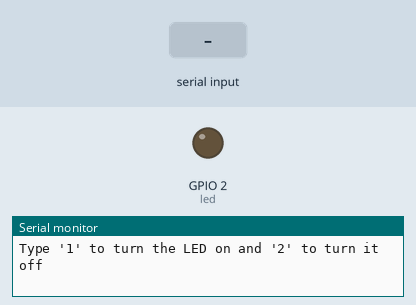
Simulated run of this program. Board: ESP32. Shown: output pins drawn as LEDs (lit = HIGH), the last lines printed to the serial monitor. Dashed ring = blinking. The test bench sets the inputs (shaded band).

Above: at 1.2 s.
1.3 s: "3\n" received over Serial
At 1.4 s:
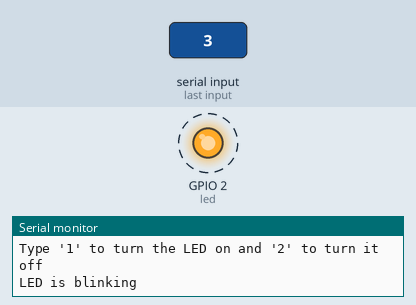
4.3 s: "1\n" received over Serial
At 5.1 s:
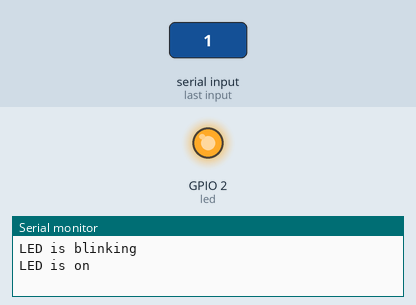
5.8 s: "2\n" received over Serial
At 6.3 s:
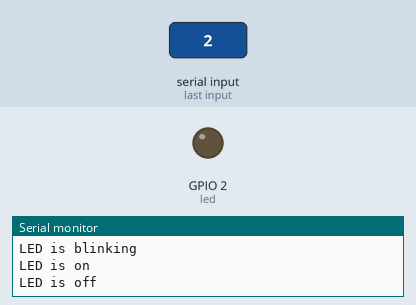
Timing chart, 0 to 8.8 s (numbered marks = the images above; inputs shaded):
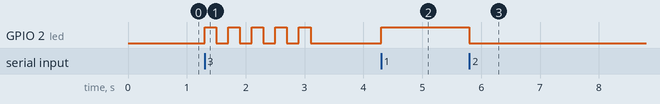

Measured:
- after the input at 1.3 s, GPIO 2 (led): alternates HIGH for 0.20 s and LOW for 0.20 s, 10 changes in all, then stays LOW, starting at once
- after the input at 4.3 s, GPIO 2 (led): LOW → HIGH at once
- after the input at 5.8 s, GPIO 2 (led): HIGH → LOW at once

The program:

main.cpp
```cpp
#include <Arduino.h>

int led = 2; // GPIO2

void setup()
{
  pinMode(led, OUTPUT);
  Serial.begin(9600);
  Serial.println("Type '1' to turn the LED on and '2' to turn it off");
}

void loop()
{
  if (Serial.available() > 0)
  {
    String cmd = Serial.readStringUntil('\n');
    if (cmd == "1")
    {
      digitalWrite(led, HIGH);
      Serial.println("LED is on");
    }
    else if (cmd == "2")
    {
      digitalWrite(led, LOW);
      Serial.println("LED is off");
    }
    else if (cmd == "3")
    {
      Serial.println("LED is blinking"); //閃爍5次
      for (int i = 0; i < 5; i++)
      {
        digitalWrite(led, HIGH);
        delay(200);
        digitalWrite(led, LOW);
        delay(200);
      }
    }
    else
    {
      Serial.println("Invalid command");
    }
  }
}
```
